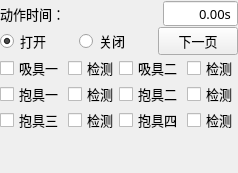
        <widget class="QWidget" name="pageOne">
         <layout class="QGridLayout" name="gridLayout">
          <property name="margin">
           <number>0</number>
          </property>
          <property name="spacing">
           <number>0</number>
          </property>
          <item row="4" column="0">
           <layout class="QHBoxLayout" name="horizontalLayout_7">
            <property name="spacing">
             <number>4</number>
            </property>
            <item>
             <widget class="xCheckBox" name="checkBoxJig07">
              <property name="sizePolicy">
               <sizepolicy hsizetype="Expanding" vsizetype="Minimum">
                <horstretch>0</horstretch>
                <verstretch>0</verstretch>
               </sizepolicy>
              </property>
              <property name="minimumSize">
               <size>
                <width>0</width>
                <height>25</height>
               </size>
              </property>
              <property name="maximumSize">
               <size>
                <width>16777215</width>
                <height>50</height>
               </size>
              </property>
              <property name="font">
               <font>
                <family>微软雅黑</family>
                <pointsize>10</pointsize>
                <weight>50</weight>
                <bold>false</bold>
               </font>
              </property>
              <property name="focusPolicy">
               <enum>Qt::NoFocus</enum>
              </property>
              <property name="text">
               <string>抱具三</string>
              </property>
              <property name="iconSize">
               <size>
                <width>32</width>
                <height>32</height>
               </size>
              </property>
             </widget>
            </item>
            <item>
             <widget class="xCheckBox" name="checkBoxcheck07">
              <property name="sizePolicy">
               <sizepolicy hsizetype="Preferred" vsizetype="Minimum">
                <horstretch>0</horstretch>
                <verstretch>0</verstretch>
               </sizepolicy>
              </property>
              <property name="minimumSize">
               <size>
                <width>45</width>
                <height>25</height>
               </size>
              </property>
              <property name="maximumSize">
               <size>
                <width>16777215</width>
                <height>50</height>
               </size>
              </property>
              <property name="font">
               <font>
                <family>微软雅黑</family>
                <pointsize>10</pointsize>
                <weight>50</weight>
                <bold>false</bold>
               </font>
              </property>
              <property name="focusPolicy">
               <enum>Qt::NoFocus</enum>
              </property>
              <property name="text">
               <string>检测</string>
              </property>
              <property name="iconSize">
               <size>
                <width>32</width>
                <height>32</height>
               </size>
              </property>
             </widget>
            </item>
           </layout>
          </item>
          <item row="4" column="1">
           <layout class="QHBoxLayout" name="horizontalLayout_8">
            <property name="spacing">
             <number>4</number>
            </property>
            <item>
             <widget class="xCheckBox" name="checkBoxJig08">
              <property name="sizePolicy">
               <sizepolicy hsizetype="Expanding" vsizetype="Minimum">
                <horstretch>0</horstretch>
                <verstretch>0</verstretch>
               </sizepolicy>
              </property>
              <property name="minimumSize">
               <size>
                <width>0</width>
                <height>25</height>
               </size>
              </property>
              <property name="maximumSize">
               <size>
                <width>16777215</width>
                <height>50</height>
               </size>
              </property>
              <property name="font">
               <font>
                <family>微软雅黑</family>
                <pointsize>10</pointsize>
                <weight>50</weight>
                <bold>false</bold>
               </font>
              </property>
              <property name="focusPolicy">
               <enum>Qt::NoFocus</enum>
              </property>
              <property name="text">
               <string>抱具四</string>
              </property>
              <property name="iconSize">
               <size>
                <width>32</width>
                <height>32</height>
               </size>
              </property>
             </widget>
            </item>
            <item>
             <widget class="xCheckBox" name="checkBoxcheck08">
              <property name="sizePolicy">
               <sizepolicy hsizetype="Preferred" vsizetype="Minimum">
                <horstretch>0</horstretch>
                <verstretch>0</verstretch>
               </sizepolicy>
              </property>
              <property name="minimumSize">
               <size>
                <width>45</width>
                <height>25</height>
               </size>
              </property>
              <property name="maximumSize">
               <size>
                <width>16777215</width>
                <height>50</height>
               </size>
              </property>
              <property name="font">
               <font>
                <family>微软雅黑</family>
                <pointsize>10</pointsize>
                <weight>50</weight>
                <bold>false</bold>
               </font>
              </property>
              <property name="focusPolicy">
               <enum>Qt::NoFocus</enum>
              </property>
              <property name="text">
               <string>检测</string>
              </property>
              <property name="iconSize">
               <size>
                <width>32</width>
                <height>32</height>
               </size>
              </property>
             </widget>
            </item>
           </layout>
          </item>
          <item row="2" column="1">
           <layout class="QHBoxLayout" name="horizontalLayout_4">
            <property name="spacing">
             <number>4</number>
            </property>
            <item>
             <widget class="xCheckBox" name="checkBoxJig04">
              <property name="sizePolicy">
               <sizepolicy hsizetype="Expanding" vsizetype="Minimum">
                <horstretch>0</horstretch>
                <verstretch>0</verstretch>
               </sizepolicy>
              </property>
              <property name="minimumSize">
               <size>
                <width>0</width>
                <height>25</height>
               </size>
              </property>
              <property name="maximumSize">
               <size>
                <width>16777215</width>
                <height>50</height>
               </size>
              </property>
              <property name="font">
               <font>
                <family>微软雅黑</family>
                <pointsize>10</pointsize>
                <weight>50</weight>
                <bold>false</bold>
               </font>
              </property>
              <property name="focusPolicy">
               <enum>Qt::NoFocus</enum>
              </property>
              <property name="text">
               <string>吸具二</string>
              </property>
              <property name="iconSize">
               <size>
                <width>32</width>
                <height>32</height>
               </size>
              </property>
             </widget>
            </item>
            <item>
             <widget class="xCheckBox" name="checkBoxcheck04">
              <property name="sizePolicy">
               <sizepolicy hsizetype="Preferred" vsizetype="Minimum">
                <horstretch>0</horstretch>
                <verstretch>0</verstretch>
               </sizepolicy>
              </property>
              <property name="minimumSize">
               <size>
                <width>45</width>
                <height>25</height>
               </size>
              </property>
              <property name="maximumSize">
               <size>
                <width>16777215</width>
                <height>50</height>
               </size>
              </property>
              <property name="font">
               <font>
                <family>微软雅黑</family>
                <pointsize>10</pointsize>
                <weight>50</weight>
                <bold>false</bold>
               </font>
              </property>
              <property name="focusPolicy">
               <enum>Qt::NoFocus</enum>
              </property>
              <property name="text">
               <string>检测</string>
              </property>
              <property name="iconSize">
               <size>
                <width>32</width>
                <height>32</height>
               </size>
              </property>
             </widget>
            </item>
           </layout>
          </item>
          <item row="1" column="0" colspan="2">
           <layout class="QHBoxLayout" name="horizontalLayout">
            <property name="spacing">
             <number>4</number>
            </property>
            <item>
             <widget class="xRadioButton" name="radioButton_on">
              <property name="sizePolicy">
               <sizepolicy hsizetype="Expanding" vsizetype="Fixed">
                <horstretch>0</horstretch>
                <verstretch>0</verstretch>
               </sizepolicy>
              </property>
              <property name="minimumSize">
               <size>
                <width>40</width>
                <height>25</height>
               </size>
              </property>
              <property name="maximumSize">
               <size>
                <width>16777215</width>
                <height>50</height>
               </size>
              </property>
              <property name="font">
               <font>
                <family>微软雅黑</family>
                <pointsize>10</pointsize>
                <weight>50</weight>
                <bold>false</bold>
               </font>
              </property>
              <property name="focusPolicy">
               <enum>Qt::NoFocus</enum>
              </property>
              <property name="text">
               <string>打开</string>
              </property>
              <property name="iconSize">
               <size>
                <width>32</width>
                <height>32</height>
               </size>
              </property>
              <property name="checked">
               <bool>true</bool>
              </property>
             </widget>
            </item>
            <item>
             <widget class="xRadioButton" name="radioButton_off">
              <property name="sizePolicy">
               <sizepolicy hsizetype="Expanding" vsizetype="Fixed">
                <horstretch>0</horstretch>
                <verstretch>0</verstretch>
               </sizepolicy>
              </property>
              <property name="minimumSize">
               <size>
                <width>40</width>
                <height>25</height>
               </size>
              </property>
              <property name="maximumSize">
               <size>
                <width>16777215</width>
                <height>50</height>
               </size>
              </property>
              <property name="font">
               <font>
                <family>微软雅黑</family>
                <pointsize>10</pointsize>
                <weight>50</weight>
                <bold>false</bold>
               </font>
              </property>
              <property name="focusPolicy">
               <enum>Qt::NoFocus</enum>
              </property>
              <property name="text">
               <string>关闭</string>
              </property>
              <property name="iconSize">
               <size>
                <width>32</width>
                <height>32</height>
               </size>
              </property>
             </widget>
            </item>
            <item>
             <widget class="QPushButton" name="BtnNext">
              <property name="minimumSize">
               <size>
                <width>75</width>
                <height>25</height>
               </size>
              </property>
              <property name="maximumSize">
               <size>
                <width>16777215</width>
                <height>50</height>
               </size>
              </property>
              <property name="font">
               <font>
                <family>微软雅黑</family>
                <pointsize>10</pointsize>
                <weight>50</weight>
                <bold>false</bold>
               </font>
              </property>
              <property name="text">
               <string>下一页</string>
              </property>
             </widget>
            </item>
           </layout>
          </item>
          <item row="2" column="0">
           <layout class="QHBoxLayout" name="horizontalLayout_3">
            <property name="spacing">
             <number>4</number>
            </property>
            <item>
             <widget class="xCheckBox" name="checkBoxJig03">
              <property name="sizePolicy">
               <sizepolicy hsizetype="Expanding" vsizetype="Minimum">
                <horstretch>0</horstretch>
                <verstretch>0</verstretch>
               </sizepolicy>
              </property>
              <property name="minimumSize">
               <size>
                <width>0</width>
                <height>25</height>
               </size>
              </property>
              <property name="maximumSize">
               <size>
                <width>16777215</width>
                <height>50</height>
               </size>
              </property>
              <property name="font">
               <font>
                <family>微软雅黑</family>
                <pointsize>10</pointsize>
                <weight>50</weight>
                <bold>false</bold>
               </font>
              </property>
              <property name="focusPolicy">
               <enum>Qt::NoFocus</enum>
              </property>
              <property name="text">
               <string>吸具一</string>
              </property>
              <property name="iconSize">
               <size>
                <width>32</width>
                <height>32</height>
               </size>
              </property>
             </widget>
            </item>
            <item>
             <widget class="xCheckBox" name="checkBoxcheck03">
              <property name="sizePolicy">
               <sizepolicy hsizetype="Preferred" vsizetype="Minimum">
                <horstretch>0</horstretch>
                <verstretch>0</verstretch>
               </sizepolicy>
              </property>
              <property name="minimumSize">
               <size>
                <width>45</width>
                <height>25</height>
               </size>
              </property>
              <property name="maximumSize">
               <size>
                <width>16777215</width>
                <height>50</height>
               </size>
              </property>
              <property name="font">
               <font>
                <family>微软雅黑</family>
                <pointsize>10</pointsize>
                <weight>50</weight>
                <bold>false</bold>
               </font>
              </property>
              <property name="focusPolicy">
               <enum>Qt::NoFocus</enum>
              </property>
              <property name="text">
               <string>检测</string>
              </property>
              <property name="iconSize">
               <size>
                <width>32</width>
                <height>32</height>
               </size>
              </property>
             </widget>
            </item>
           </layout>
          </item>
          <item row="0" column="0" colspan="2">
           <layout class="QHBoxLayout" name="horizontalLayout_2">
            <property name="spacing">
             <number>4</number>
            </property>
            <item>
             <widget class="QLabel" name="labelDelay">
              <property name="sizePolicy">
               <sizepolicy hsizetype="Expanding" vsizetype="Preferred">
                <horstretch>0</horstretch>
                <verstretch>0</verstretch>
               </sizepolicy>
              </property>
              <property name="minimumSize">
               <size>
                <width>40</width>
                <height>25</height>
               </size>
              </property>
              <property name="maximumSize">
               <size>
                <width>16777215</width>
                <height>50</height>
               </size>
              </property>
              <property name="font">
               <font>
                <family>微软雅黑</family>
                <pointsize>10</pointsize>
                <weight>50</weight>
                <bold>false</bold>
               </font>
              </property>
              <property name="text">
               <string>动作时间：</string>
              </property>
             </widget>
            </item>
            <item>
             <widget class="xDoubleSpinBox" name="BoxDelay">
              <property name="enabled">
               <bool>true</bool>
              </property>
              <property name="sizePolicy">
               <sizepolicy hsizetype="Preferred" vsizetype="Fixed">
                <horstretch>0</horstretch>
                <verstretch>0</verstretch>
               </sizepolicy>
              </property>
              <property name="minimumSize">
               <size>
                <width>75</width>
                <height>25</height>
               </size>
              </property>
              <property name="maximumSize">
               <size>
                <width>16777215</width>
                <height>50</height>
               </size>
              </property>
              <property name="font">
               <font>
                <family>微软雅黑</family>
                <pointsize>10</pointsize>
                <weight>50</weight>
                <bold>false</bold>
               </font>
              </property>
              <property name="focusPolicy">
               <enum>Qt::ClickFocus</enum>
              </property>
              <property name="acceptDrops">
               <bool>false</bool>
              </property>
              <property name="alignment">
               <set>Qt::AlignRight|Qt::AlignTrailing|Qt::AlignVCenter</set>
              </property>
              <property name="buttonSymbols">
               <enum>QAbstractSpinBox::NoButtons</enum>
              </property>
              <property name="suffix">
               <string notr="true">s</string>
              </property>
              <property name="decimals">
               <number>2</number>
              </property>
              <property name="maximum">
               <double>600.000000000000000</double>
              </property>
              <property name="singleStep">
               <double>0.100000000000000</double>
              </property>
              <property name="HasBtn" stdset="0">
               <bool>false</bool>
              </property>
             </widget>
            </item>
           </layout>
          </item>
          <item row="3" column="0">
           <layout class="QHBoxLayout" name="horizontalLayout_5">
            <property name="spacing">
             <number>4</number>
            </property>
            <item>
             <widget class="xCheckBox" name="checkBoxJig05">
              <property name="sizePolicy">
               <sizepolicy hsizetype="Expanding" vsizetype="Minimum">
                <horstretch>0</horstretch>
                <verstretch>0</verstretch>
               </sizepolicy>
              </property>
              <property name="minimumSize">
               <size>
                <width>0</width>
                <height>25</height>
               </size>
              </property>
              <property name="maximumSize">
               <size>
                <width>16777215</width>
                <height>50</height>
               </size>
              </property>
              <property name="font">
               <font>
                <family>微软雅黑</family>
                <pointsize>10</pointsize>
                <weight>50</weight>
                <bold>false</bold>
               </font>
              </property>
              <property name="focusPolicy">
               <enum>Qt::NoFocus</enum>
              </property>
              <property name="text">
               <string>抱具一</string>
              </property>
              <property name="iconSize">
               <size>
                <width>32</width>
                <height>32</height>
               </size>
              </property>
             </widget>
            </item>
            <item>
             <widget class="xCheckBox" name="checkBoxcheck05">
              <property name="sizePolicy">
               <sizepolicy hsizetype="Preferred" vsizetype="Minimum">
                <horstretch>0</horstretch>
                <verstretch>0</verstretch>
               </sizepolicy>
              </property>
              <property name="minimumSize">
               <size>
                <width>45</width>
                <height>25</height>
               </size>
              </property>
              <property name="maximumSize">
               <size>
                <width>16777215</width>
                <height>50</height>
               </size>
              </property>
              <property name="font">
               <font>
                <family>微软雅黑</family>
                <pointsize>10</pointsize>
                <weight>50</weight>
                <bold>false</bold>
               </font>
              </property>
              <property name="focusPolicy">
               <enum>Qt::NoFocus</enum>
              </property>
              <property name="text">
               <string>检测</string>
              </property>
              <property name="iconSize">
               <size>
                <width>32</width>
                <height>32</height>
               </size>
              </property>
             </widget>
            </item>
           </layout>
          </item>
          <item row="3" column="1">
           <layout class="QHBoxLayout" name="horizontalLayout_6">
            <property name="spacing">
             <number>4</number>
            </property>
            <item>
             <widget class="xCheckBox" name="checkBoxJig06">
              <property name="sizePolicy">
               <sizepolicy hsizetype="Expanding" vsizetype="Minimum">
                <horstretch>0</horstretch>
                <verstretch>0</verstretch>
               </sizepolicy>
              </property>
              <property name="minimumSize">
               <size>
                <width>0</width>
                <height>25</height>
               </size>
              </property>
              <property name="maximumSize">
               <size>
                <width>16777215</width>
                <height>50</height>
               </size>
              </property>
              <property name="font">
               <font>
                <family>微软雅黑</family>
                <pointsize>10</pointsize>
                <weight>50</weight>
                <bold>false</bold>
               </font>
              </property>
              <property name="focusPolicy">
               <enum>Qt::NoFocus</enum>
              </property>
              <property name="text">
               <string>抱具二</string>
              </property>
              <property name="iconSize">
               <size>
                <width>32</width>
                <height>32</height>
               </size>
              </property>
             </widget>
            </item>
            <item>
             <widget class="xCheckBox" name="checkBoxcheck06">
              <property name="sizePolicy">
               <sizepolicy hsizetype="Preferred" vsizetype="Minimum">
                <horstretch>0</horstretch>
                <verstretch>0</verstretch>
               </sizepolicy>
              </property>
              <property name="minimumSize">
               <size>
                <width>45</width>
                <height>25</height>
               </size>
              </property>
              <property name="maximumSize">
               <size>
                <width>16777215</width>
                <height>50</height>
               </size>
              </property>
              <property name="font">
               <font>
                <family>微软雅黑</family>
                <pointsize>10</pointsize>
                <weight>50</weight>
                <bold>false</bold>
               </font>
              </property>
              <property name="focusPolicy">
               <enum>Qt::NoFocus</enum>
              </property>
              <property name="text">
               <string>检测</string>
              </property>
              <property name="iconSize">
               <size>
                <width>32</width>
                <height>32</height>
               </size>
              </property>
             </widget>
            </item>
           </layout>
          </item>
          <item row="5" column="0" colspan="2">
           <spacer name="verticalSpacer">
            <property name="orientation">
             <enum>Qt::Vertical</enum>
            </property>
            <property name="sizeHint" stdset="0">
             <size>
              <width>20</width>
              <height>40</height>
             </size>
            </property>
           </spacer>
          </item>
         </layout>
        </widget>
